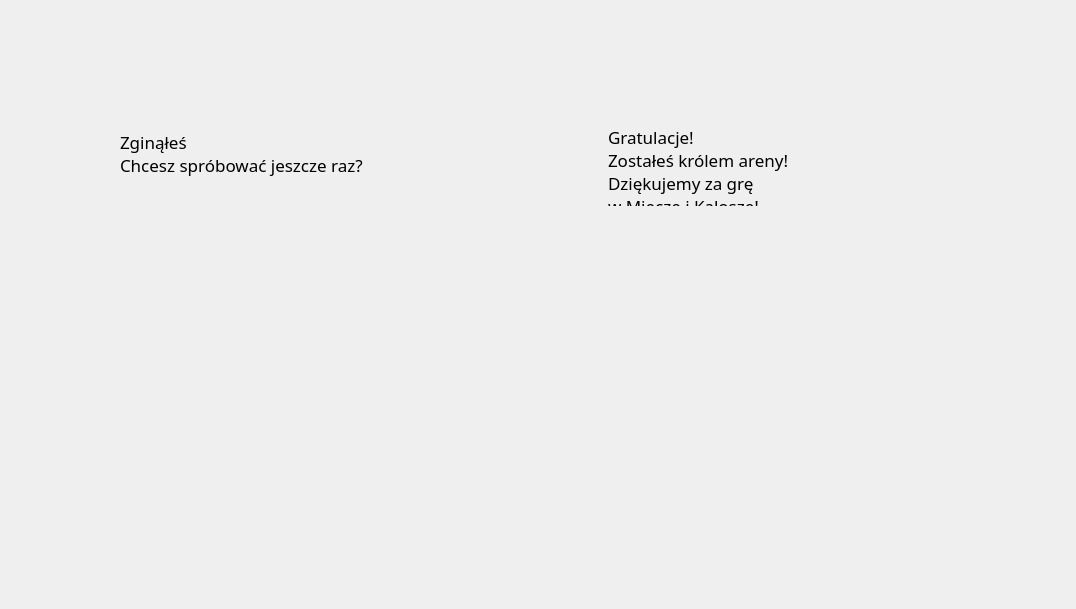
    <widget class="QWidget" name="ArenaEnd">
     <widget class="QLabel" name="ArenaEndPlayerSprite">
      <property name="geometry">
       <rect>
        <x>220</x>
        <y>150</y>
        <width>300</width>
        <height>300</height>
       </rect>
      </property>
      <property name="text">
       <string/>
      </property>
      <property name="scaledContents">
       <bool>true</bool>
      </property>
     </widget>
     <widget class="QLabel" name="ArenaEndBackground">
      <property name="geometry">
       <rect>
        <x>0</x>
        <y>0</y>
        <width>1067</width>
        <height>600</height>
       </rect>
      </property>
      <property name="text">
       <string/>
      </property>
      <property name="pixmap">
       <pixmap resource="mainwindow.qrc">:/resources/tla/arena.png</pixmap>
      </property>
      <property name="scaledContents">
       <bool>true</bool>
      </property>
     </widget>
     <widget class="QGroupBox" name="ArenaEndDefeat">
      <property name="enabled">
       <bool>true</bool>
      </property>
      <property name="geometry">
       <rect>
        <x>90</x>
        <y>90</y>
        <width>401</width>
        <height>201</height>
       </rect>
      </property>
      <property name="styleSheet">
       <string notr="true">QGroupBox { border: 0px transparent}</string>
      </property>
      <property name="title">
       <string/>
      </property>
      <widget class="QLabel" name="ArenaEndDefeatTextbox">
       <property name="enabled">
        <bool>true</bool>
       </property>
       <property name="geometry">
        <rect>
         <x>0</x>
         <y>0</y>
         <width>400</width>
         <height>200</height>
        </rect>
       </property>
       <property name="text">
        <string/>
       </property>
       <property name="pixmap">
        <pixmap resource="mainwindow.qrc">:/resources/textbox.png</pixmap>
       </property>
       <property name="scaledContents">
        <bool>true</bool>
       </property>
       <property name="alignment">
        <set>Qt::AlignLeading|Qt::AlignLeft|Qt::AlignTop</set>
       </property>
      </widget>
      <widget class="QLabel" name="ArenaEndDefeatText">
       <property name="geometry">
        <rect>
         <x>30</x>
         <y>40</y>
         <width>341</width>
         <height>61</height>
        </rect>
       </property>
       <property name="font">
        <font>
         <family>Pixeloid Mono</family>
         <pointsize>13</pointsize>
        </font>
       </property>
       <property name="styleSheet">
        <string notr="true">color: rgb(0, 0, 0);</string>
       </property>
       <property name="text">
        <string>Zginąłeś
Chcesz spróbować jeszcze raz?</string>
       </property>
       <property name="alignment">
        <set>Qt::AlignLeading|Qt::AlignLeft|Qt::AlignTop</set>
       </property>
      </widget>
      <widget class="QPushButton" name="ArenaEndDefeatResetButton">
       <property name="geometry">
        <rect>
         <x>25</x>
         <y>125</y>
         <width>114</width>
         <height>40</height>
        </rect>
       </property>
       <property name="styleSheet">
        <string notr="true">QPushButton { background-color: transparent; border: 0px }</string>
       </property>
       <property name="text">
        <string/>
       </property>
       <property name="icon">
        <iconset resource="mainwindow.qrc">
         <normaloff>:/resources/przyciski/reset.png</normaloff>:/resources/przyciski/reset.png</iconset>
       </property>
       <property name="iconSize">
        <size>
         <width>200</width>
         <height>40</height>
        </size>
       </property>
      </widget>
      <widget class="QPushButton" name="ArenaEndDefeatExitButton">
       <property name="enabled">
        <bool>true</bool>
       </property>
       <property name="geometry">
        <rect>
         <x>260</x>
         <y>125</y>
         <width>114</width>
         <height>40</height>
        </rect>
       </property>
       <property name="styleSheet">
        <string notr="true">QPushButton { background-color: transparent; border: 0px }</string>
       </property>
       <property name="text">
        <string/>
       </property>
       <property name="icon">
        <iconset resource="mainwindow.qrc">
         <normaloff>:/resources/przyciski/wyjdz.png</normaloff>:/resources/przyciski/wyjdz.png</iconset>
       </property>
       <property name="iconSize">
        <size>
         <width>200</width>
         <height>40</height>
        </size>
       </property>
      </widget>
     </widget>
     <widget class="QLabel" name="ArenaEndEnemySprite">
      <property name="enabled">
       <bool>true</bool>
      </property>
      <property name="geometry">
       <rect>
        <x>540</x>
        <y>150</y>
        <width>300</width>
        <height>300</height>
       </rect>
      </property>
      <property name="text">
       <string/>
      </property>
      <property name="scaledContents">
       <bool>true</bool>
      </property>
     </widget>
     <widget class="QGroupBox" name="ArenaEndFinish">
      <property name="enabled">
       <bool>true</bool>
      </property>
      <property name="geometry">
       <rect>
        <x>578</x>
        <y>90</y>
        <width>401</width>
        <height>201</height>
       </rect>
      </property>
      <property name="styleSheet">
       <string notr="true">QGroupBox { border: 0px transparent}</string>
      </property>
      <property name="title">
       <string/>
      </property>
      <widget class="QLabel" name="ArenaEndFinishTextbox">
       <property name="enabled">
        <bool>true</bool>
       </property>
       <property name="geometry">
        <rect>
         <x>0</x>
         <y>0</y>
         <width>400</width>
         <height>200</height>
        </rect>
       </property>
       <property name="text">
        <string/>
       </property>
       <property name="pixmap">
        <pixmap resource="mainwindow.qrc">:/resources/textbox.png</pixmap>
       </property>
       <property name="scaledContents">
        <bool>true</bool>
       </property>
       <property name="alignment">
        <set>Qt::AlignLeading|Qt::AlignLeft|Qt::AlignTop</set>
       </property>
      </widget>
      <widget class="QLabel" name="ArenaEndFinishText">
       <property name="geometry">
        <rect>
         <x>30</x>
         <y>35</y>
         <width>341</width>
         <height>81</height>
        </rect>
       </property>
       <property name="font">
        <font>
         <family>Pixeloid Mono</family>
         <pointsize>13</pointsize>
        </font>
       </property>
       <property name="styleSheet">
        <string notr="true">color: rgb(0, 0, 0);</string>
       </property>
       <property name="text">
        <string>Gratulacje!
Zostałeś królem areny!
Dziękujemy za grę
w Miecze i Kalosze!</string>
       </property>
       <property name="alignment">
        <set>Qt::AlignLeading|Qt::AlignLeft|Qt::AlignTop</set>
       </property>
      </widget>
      <widget class="QPushButton" name="ArenaEndFinishResetButton">
       <property name="geometry">
        <rect>
         <x>25</x>
         <y>125</y>
         <width>114</width>
         <height>40</height>
        </rect>
       </property>
       <property name="styleSheet">
        <string notr="true">QPushButton { background-color: transparent; border: 0px }</string>
       </property>
       <property name="text">
        <string/>
       </property>
       <property name="icon">
        <iconset resource="mainwindow.qrc">
         <normaloff>:/resources/przyciski/reset.png</normaloff>:/resources/przyciski/reset.png</iconset>
       </property>
       <property name="iconSize">
        <size>
         <width>200</width>
         <height>40</height>
        </size>
       </property>
      </widget>
      <widget class="QPushButton" name="ArenaEndFinishExitButton">
       <property name="enabled">
        <bool>true</bool>
       </property>
       <property name="geometry">
        <rect>
         <x>260</x>
         <y>125</y>
         <width>114</width>
         <height>40</height>
        </rect>
       </property>
       <property name="styleSheet">
        <string notr="true">QPushButton { background-color: transparent; border: 0px }</string>
       </property>
       <property name="text">
        <string/>
       </property>
       <property name="icon">
        <iconset resource="mainwindow.qrc">
         <normaloff>:/resources/przyciski/wyjdz.png</normaloff>:/resources/przyciski/wyjdz.png</iconset>
       </property>
       <property name="iconSize">
        <size>
         <width>200</width>
         <height>40</height>
        </size>
       </property>
      </widget>
     </widget>
     <widget class="QGroupBox" name="ArenaEndVictory">
      <property name="enabled">
       <bool>true</bool>
      </property>
      <property name="geometry">
       <rect>
        <x>589</x>
        <y>90</y>
        <width>391</width>
        <height>251</height>
       </rect>
      </property>
      <property name="styleSheet">
       <string notr="true">QGroupBox { border: 0px transparent}</string>
      </property>
      <property name="title">
       <string/>
      </property>
      <widget class="QLabel" name="ArenaEndVictoryTextbox">
       <property name="enabled">
        <bool>true</bool>
       </property>
       <property name="geometry">
        <rect>
         <x>0</x>
         <y>0</y>
         <width>391</width>
         <height>251</height>
        </rect>
       </property>
       <property name="text">
        <string/>
       </property>
       <property name="pixmap">
        <pixmap resource="mainwindow.qrc">:/resources/textbox.png</pixmap>
       </property>
       <property name="scaledContents">
        <bool>true</bool>
       </property>
      </widget>
      <widget class="QLabel" name="ArenaEndVictoryText">
       <property name="geometry">
        <rect>
         <x>20</x>
         <y>30</y>
         <width>341</width>
         <height>131</height>
        </rect>
       </property>
       <property name="font">
        <font>
         <family>Pixeloid Mono</family>
         <pointsize>13</pointsize>
        </font>
       </property>
       <property name="styleSheet">
        <string notr="true">color: rgb(0, 0, 0);</string>
       </property>
       <property name="text">
        <string/>
       </property>
       <property name="alignment">
        <set>Qt::AlignLeading|Qt::AlignLeft|Qt::AlignTop</set>
       </property>
      </widget>
      <widget class="QPushButton" name="ArenaEndVictoryButton">
       <property name="geometry">
        <rect>
         <x>230</x>
         <y>170</y>
         <width>134</width>
         <height>40</height>
        </rect>
       </property>
       <property name="styleSheet">
        <string notr="true">QPushButton { background-color: transparent; border: 0px }</string>
       </property>
       <property name="text">
        <string/>
       </property>
       <property name="icon">
        <iconset resource="mainwindow.qrc">
         <normaloff>:/resources/przyciski/powrot.png</normaloff>:/resources/przyciski/powrot.png</iconset>
       </property>
       <property name="iconSize">
        <size>
         <width>200</width>
         <height>40</height>
        </size>
       </property>
      </widget>
     </widget>
     <widget class="QGroupBox" name="ArenaEndVictoryLvlup">
      <property name="enabled">
       <bool>true</bool>
      </property>
      <property name="geometry">
       <rect>
        <x>510</x>
        <y>90</y>
        <width>500</width>
        <height>331</height>
       </rect>
      </property>
      <property name="styleSheet">
       <string notr="true">QGroupBox { border: 0px transparent}</string>
      </property>
      <property name="title">
       <string/>
      </property>
      <widget class="QLabel" name="ArenaEndVictoryLvlupTextbox">
       <property name="enabled">
        <bool>true</bool>
       </property>
       <property name="geometry">
        <rect>
         <x>0</x>
         <y>0</y>
         <width>500</width>
         <height>331</height>
        </rect>
       </property>
       <property name="text">
        <string/>
       </property>
       <property name="pixmap">
        <pixmap resource="mainwindow.qrc">:/resources/bigtextbox.png</pixmap>
       </property>
       <property name="scaledContents">
        <bool>true</bool>
       </property>
      </widget>
      <widget class="QLabel" name="ArenaEndVictoryLvlupText">
       <property name="enabled">
        <bool>true</bool>
       </property>
       <property name="geometry">
        <rect>
         <x>30</x>
         <y>30</y>
         <width>441</width>
         <height>231</height>
        </rect>
       </property>
       <property name="font">
        <font>
         <family>Pixeloid Mono</family>
         <pointsize>13</pointsize>
        </font>
       </property>
       <property name="styleSheet">
        <string notr="true">color: rgb(0, 0, 0);</string>
       </property>
       <property name="text">
        <string/>
       </property>
       <property name="alignment">
        <set>Qt::AlignLeading|Qt::AlignLeft|Qt::AlignTop</set>
       </property>
      </widget>
      <widget class="QPushButton" name="ArenaEndVictoryLvlupButton">
       <property name="geometry">
        <rect>
         <x>340</x>
         <y>270</y>
         <width>134</width>
         <height>40</height>
        </rect>
       </property>
       <property name="styleSheet">
        <string notr="true">QPushButton { background-color: transparent; border: 0px }</string>
       </property>
       <property name="text">
        <string/>
       </property>
       <property name="icon">
        <iconset resource="mainwindow.qrc">
         <normaloff>:/resources/przyciski/powrot.png</normaloff>:/resources/przyciski/powrot.png</iconset>
       </property>
       <property name="iconSize">
        <size>
         <width>200</width>
         <height>40</height>
        </size>
       </property>
      </widget>
      <zorder>ArenaEndVictoryLvlupTextbox</zorder>
      <zorder>ArenaEndVictoryLvlupButton</zorder>
      <zorder>ArenaEndVictoryLvlupText</zorder>
     </widget>
     <zorder>ArenaEndBackground</zorder>
     <zorder>ArenaEndDefeat</zorder>
     <zorder>ArenaEndEnemySprite</zorder>
     <zorder>ArenaEndPlayerSprite</zorder>
     <zorder>ArenaEndFinish</zorder>
     <zorder>ArenaEndVictory</zorder>
     <zorder>ArenaEndVictoryLvlup</zorder>
    </widget>
